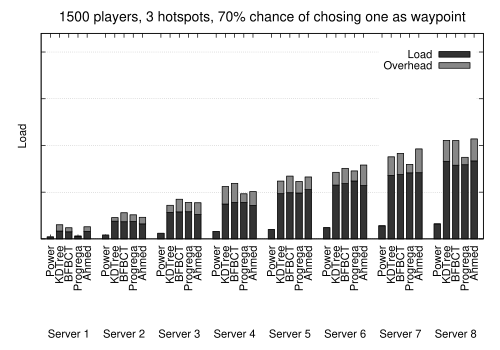

Reproduce this figure in gnuplot.
load "../distribution_generic.gp"

set title '1500 players, 3 hotspots, 70% chance of chosing one as waypoint' font "Helvetica, 20" 
set output "distribution_1500_70.eps"

plot newhistogram "Server 1", 'load_s1_1500_70.data' using 2:xtic(1) t "Load" lc rgb '#333333', '' using 3 t "Overhead" lc rgb '#888888', \
     newhistogram "Server 2", 'load_s2_1500_70.data' using 2:xtic(1) notitle lc rgb '#333333', '' using 3 notitle lc rgb '#888888', \
     newhistogram "Server 3", 'load_s3_1500_70.data' using 2:xtic(1) notitle lc rgb '#333333', '' using 3 notitle lc rgb '#888888', \
     newhistogram "Server 4", 'load_s4_1500_70.data' using 2:xtic(1) notitle lc rgb '#333333', '' using 3 notitle lc rgb '#888888', \
     newhistogram "Server 5", 'load_s5_1500_70.data' using 2:xtic(1) notitle lc rgb '#333333', '' using 3 notitle lc rgb '#888888', \
     newhistogram "Server 6", 'load_s6_1500_70.data' using 2:xtic(1) notitle lc rgb '#333333', '' using 3 notitle lc rgb '#888888', \
     newhistogram "Server 7", 'load_s7_1500_70.data' using 2:xtic(1) notitle lc rgb '#333333', '' using 3 notitle lc rgb '#888888', \
     newhistogram "Server 8", 'load_s8_1500_70.data' using 2:xtic(1) notitle lc rgb '#333333', '' using 3 notitle lc rgb '#888888'
